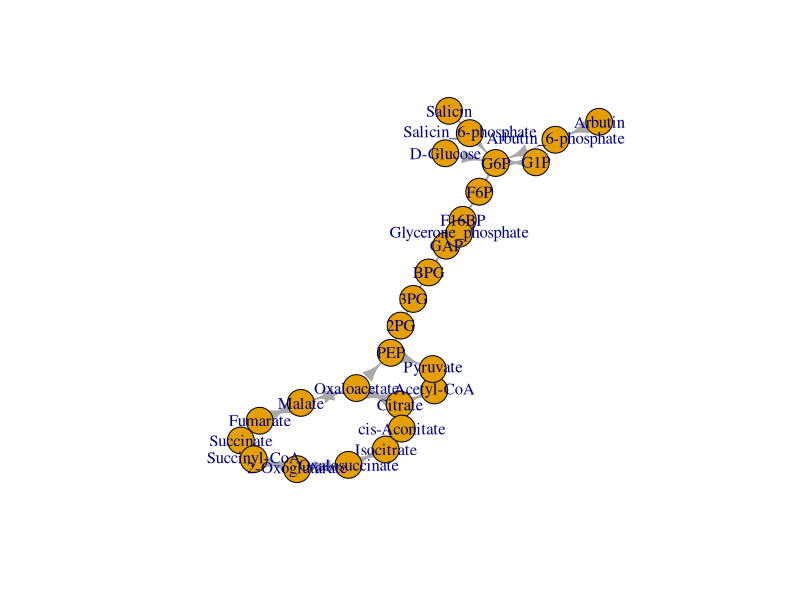
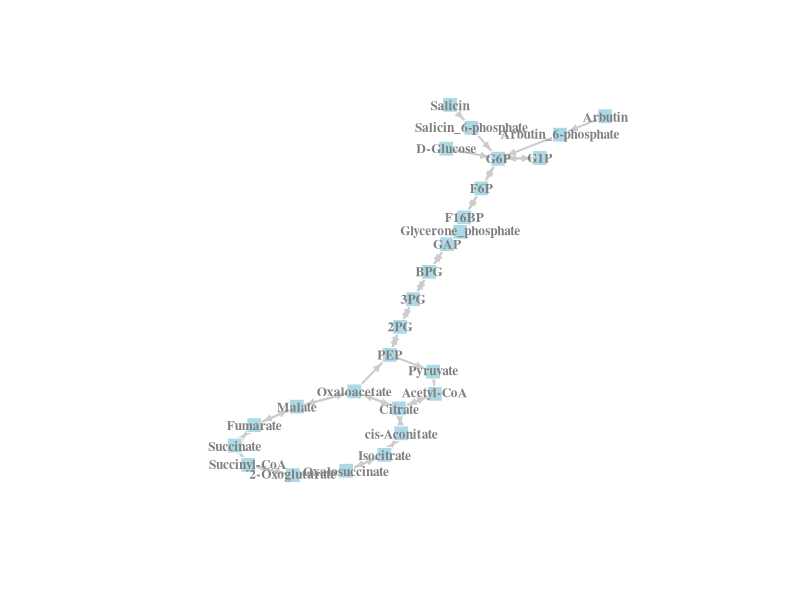
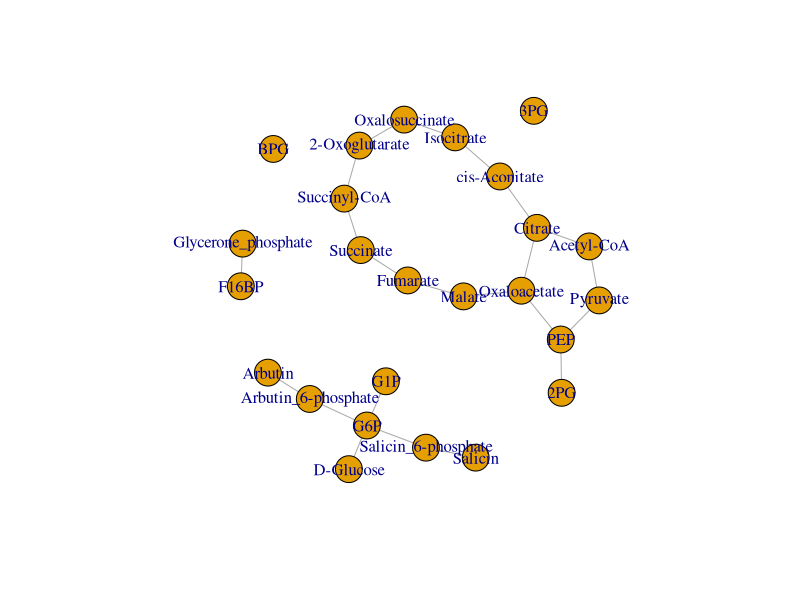
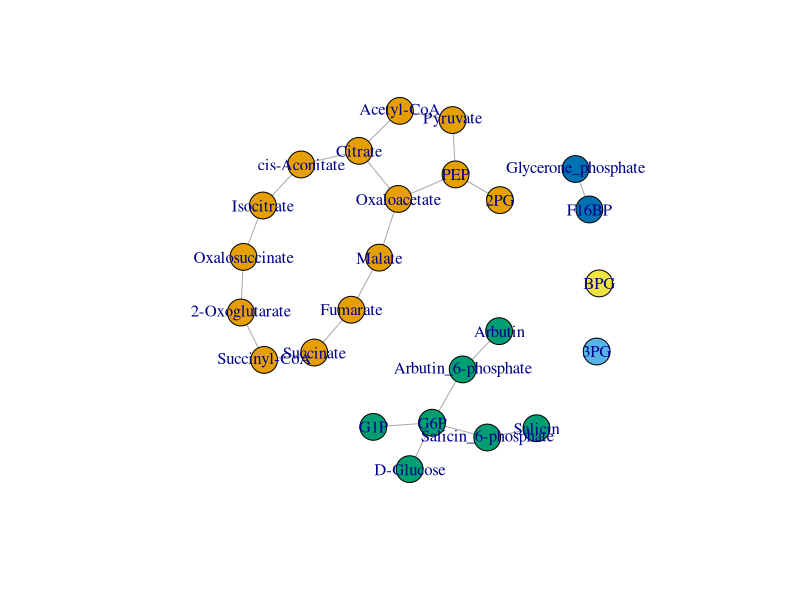
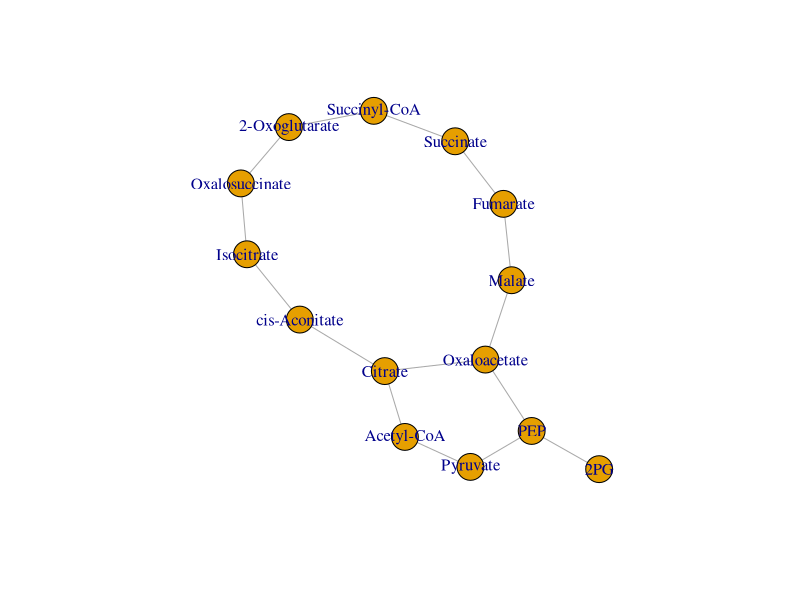

R code for these plots, in order:
## ---- chunk 1
library(igraph)
## ---- chunk 2
d <- read.table("../data/eco_EM+TCA.txt")
## ---- chunk 3
# 有向ネットワークで読み込む
g <- graph.data.frame(d, directed=T)
# 多重エッジや自己ループを削除する。
g <- simplify(g, remove.multiple=T, remove.loops=T)
g
## ---- chunk 4
get.adjacency(g, sparse = F)
## ---- chunk 5
set.seed(5)
plot(g)
## ---- chunk 6
set.seed(5)
plot(g,
  vertex.size=8, #ノードの大きさ
  vertex.shape="square", #ノードの形 names(igraph:::.igraph.shapes) で使える形を確認できる
  vertex.label=V(g)$name, #ノード属性nameをノードラベルにする。
  vertex.color="lightblue",
  vertex.label.color="gray50", #ノードのラベルの色
  #ノードのラベルのスタイル 1: 普通, 2: 太字, 3: 斜体, 4: 太字斜体, 5: ギリシャ文字
  vertex.label.font=2,
  vertex.frame.color="white", #ノードの枠の色
  vertex.label.cex=0.8, #ノードラベルの文字サイズ
  edge.width=2, #エッジ属性weightをエッジの太さとする
  edge.arrow.size=0.5, # 矢印の大きさ
  edge.color="gray80", #エッジの色
  # ネットワークのレイアウト手法 help(layout,igraph)で使える手法を確認できる
  layout=layout.fruchterman.reingold #ネットワークのレイアウト手法
)
## ---- chunk 7
g <- as.undirected(g)
g
## ---- chunk 8
g <- delete_vertices(g, c("F6P", "GAP"))
## ---- chunk 9
g <- delete_edges(g, c("2PG|3PG", "3PG|BPG"))
# ネットワークの描画
plot(g)
## ---- chunk 10
cls <- clusters(g, "weak")
# 結果
cls
## ---- chunk 11
plot(g, vertex.color=cls$membership)
## ---- chunk 12
# 最大連結成分に属さないノードを削除する
g <- delete_vertices(g, subset(V(g), cls$membership!=which(cls$csize==max(cls$csize))[[1]]))
# ネットワークを描画
plot(g)
